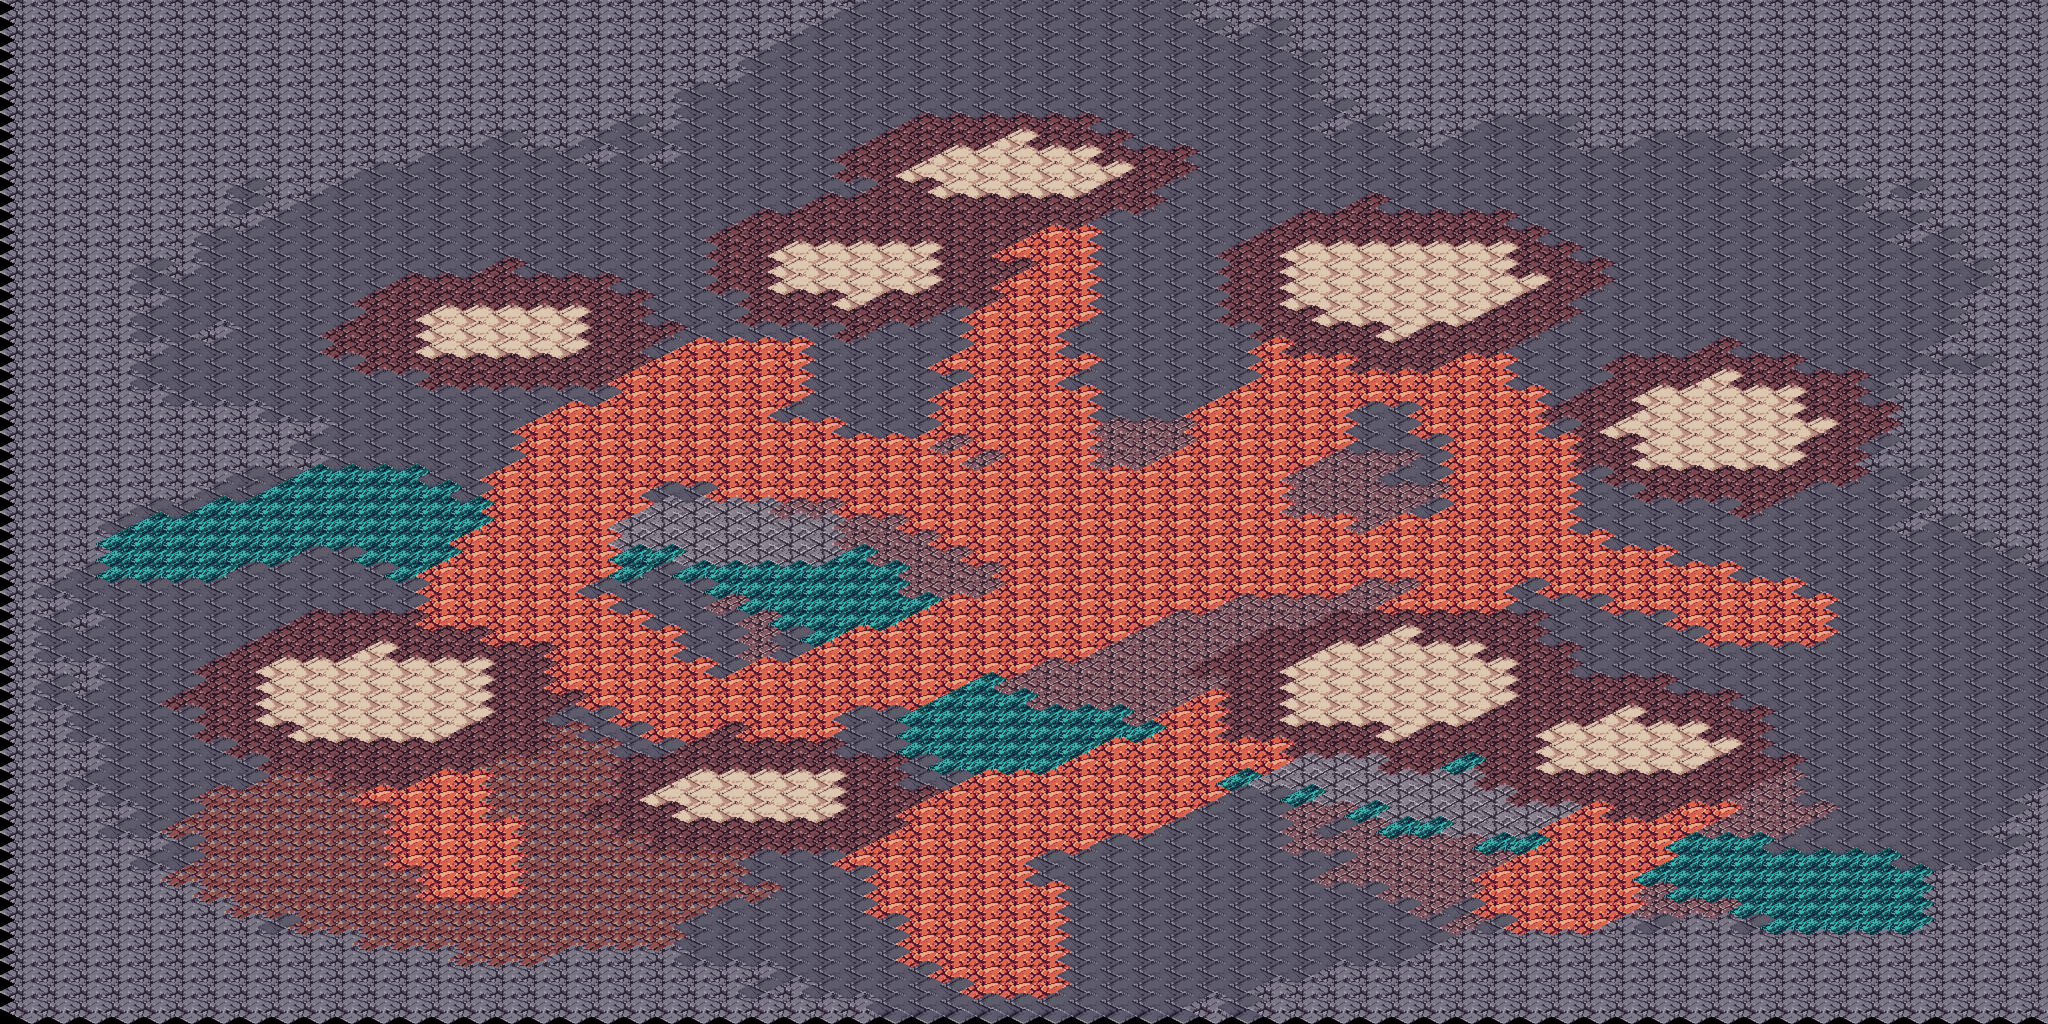

A level layout from a 2D game, rendered from its tile map. Below: a short description, then the map file with tile-grid data replaced by summaries:
An orthogonal 64x64 tile map with 64x32 px tiles, 1 tile layer (suelo).

<map version="1.10" orientation="orthogonal" renderorder="right-down" width="64" height="64" tilewidth="64" tileheight="32" infinite="0" nextlayerid="2" nextobjectid="1">
 <tileset firstgid="1" name="terreno_mundo" tilewidth="128" tileheight="64" tile_count="203" columns="8">
  <image source="../textures/../textures/terreno_mundo.png" width="1024" height="1664" />
  <tile id="6">
   <properties>
    <property name="collision" type="bool" value="true" />
   </properties>
  </tile>
   <tile id="13">
   <properties>
    <property name="collision" type="bool" value="true" />
   </properties>
  </tile>
 </tileset>
 <layer id="1" name="suelo" width="64" height="64">
  <data>[4096 cells, 4096 non-empty, 9 distinct tile ids]</data>
 </layer>
</map>
